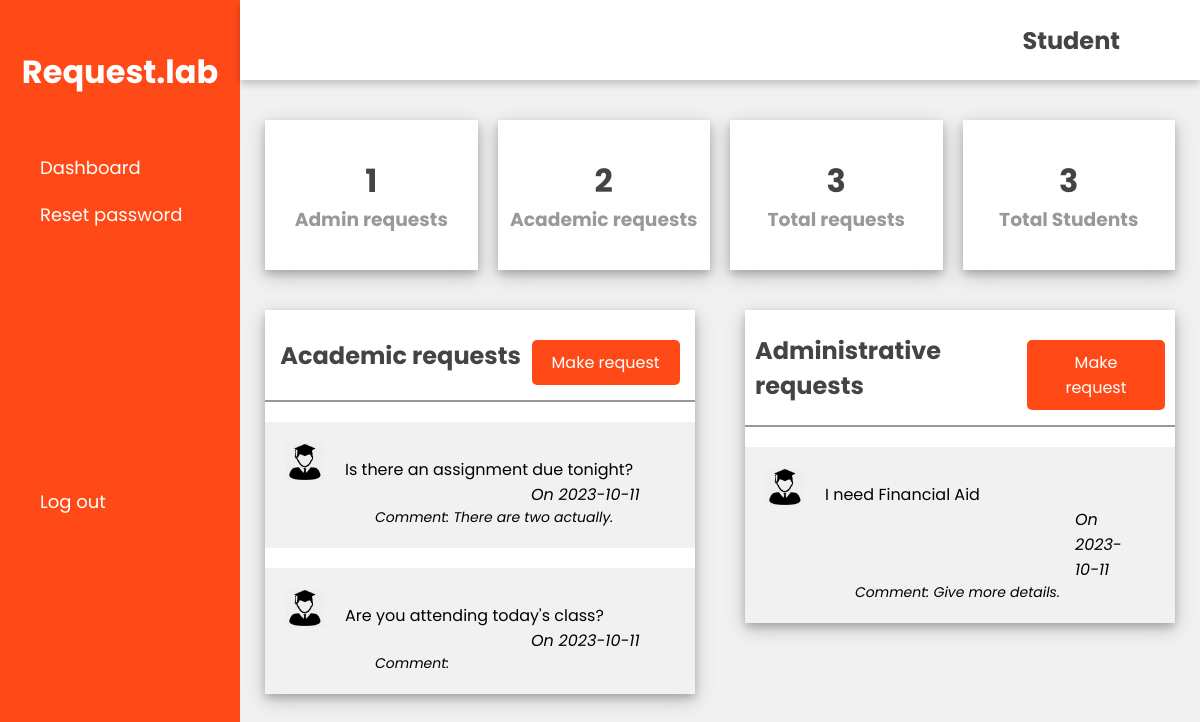
The app's page /student/st_dashboard.php (signed in) with its own data.
### tables this page shows
CREATE TABLE `academic_request` (
  `request_id` int(11) NOT NULL,
  `request_text` text NOT NULL,
  `date_submitted` date NOT NULL,
  `comment` text DEFAULT NULL,
  `student_id` int(11) DEFAULT NULL,
  `facilitator_id` int(11) DEFAULT NULL
);

### student/st_dashboard.php (the view, shortened to what this page needs)
<?php
    include_once '../includes/dbc.php';
    if (!isset($_SESSION["userId"])) {
        header("Location: ../login/login.php");
        exit();
    } else {
        $userId = $_SESSION["userId"];
        $select_students = "SELECT * FROM student";
        $total_students = mysqli_query($conn , $select_students);
        $select_acad = "SELECT * FROM academic_request WHERE student_id =  $userId ORDER BY request_id DESC";
        $s = mysqli_query($conn , $select_acad);
        $total_academic = mysqli_num_rows($s);
        $select_admin = "SELECT * FROM administrative_request WHERE student_id =  $userId ORDER BY request_id DESC ";
        $t = mysqli_query($conn , $select_admin);
        $total_administrative = mysqli_num_rows($t);
        $total_requests = $total_administrative + $total_academic;
    }
?>
<!DOCTYPE html>
<html lang="en">
<head>
    <link href="../assets/css/styles.css" rel="stylesheet">
</head>
<body>
    <div class="side-menu">
        <div class="brand-name">
            <h1>Request.lab</h1>
        </div>
        <ul>
            <li><a href="#">Dashboard</a></li>
            <li><a href="pwd_reset.php">Reset password</a></li>
            <li style="margin-top: 100%;"><a href="../includes/logout.php">Log out</a></li>
        </ul>
    </div>
    <div class="container">
        <div class="header">
            <div class="nav">
                <div class="user">
                    <h2 style="margin-left:85%">Student</h2>
                </div>
            </div>
        </div>
        <div class="content">
            <div class="cards">
                <div class="card">
                    <div class="box">
                        <h1><?php echo $total_administrative;?></h1>
                        <h3>Admin requests</h3>
                    </div>
                </div>
                <div class="card">
                    <div class="box">
                        <h1> <?php echo $total_academic;?></h1>
                        <h3>Academic requests</h3>
                    </div>
                </div>
                <div class="card">
                    <div class="box">
                        <h1><?php echo $total_requests;?> </h1>
                        <h3>Total requests</h3>
                    </div>
                </div>
                <div class="card">
                    <div class="box">
                        <h1> <?php echo mysqli_num_rows($total_students);?></h1>
                        <h3>Total Students</h3>
                    </div>
                </div>
            </div>
            <div class="content-2">
                <div class="academic">
                    <div class="title">
                        <h2>Academic requests</h2>
                        <a href="academic_request.php" class="btn">Make request</a>
                    </div>
                    <?php
                        while($row = mysqli_fetch_assoc($s)){
                    ?>
                    <div class="academic-requests">
                        <div class="student-avatar">
                            <img src="../assets/img/student.png" alt="Student avatar">
                        </div>
                        <div class="request-content">
                            <p><?php echo $row['request_text'] ?></p>
                            <p style="margin-left:60%; font-style: italic;">On <?php echo $row['date_submitted']?></p>
                            <p style="margin-left: 30px; font-style: italic; font-size:14px;">Comment: <?php echo $row['comment'] ?></p>
                        </div>
                    </div>
                    <?php
                        }
                    ?>
                </div>
                <div class="requests">
                    <div class="title">
                        <h2>Administrative requests</h2>
                        <a href="admin_request.php" class="btn">Make request</a>
                    </div>
                    <?php
                        while($row = mysqli_fetch_assoc($t)){
                    ?>
                    <div class="admin-requests">
                        <div class="student-avatar">
                            <img src="../assets/img/student.png" alt="Student avatar">
                        </div>
                        <div class="request-content">
                            <p><?php echo $row['request_text'] ?></p>
                            <p style="margin-left:250px; font-style: italic;">On <?php echo $row['date_submitted']?></p>
                            <p style="margin-left: 30px; font-style: italic; font-size:14px;">Comment: <?php echo $row['comment'] ?></p>
                        </div>
                    </div>
                    <?php
                        }
                    ?>
                </div>
            </div>
        </div>
    </div>
</body>
</html>

### assets/css/styles.css (style rules this page uses)
* { margin: 0; padding: 0; box-sizing: border-box; font-family: 'Poppins', sans-serif; }
body { min-height: 100vh; }
a { text-decoration: none; }
li { list-style: none; }
h1, h2 { color: #444; }
h3 { color: #999; }
.btn { background: #ff4a17; color: white; padding: 5px 10px; text-align: center; }
.title { display: flex; align-items: center; justify-content: space-around; padding: 15px 10px; border-bottom: 2px solid #999; }
.side-menu { position: fixed; background: #ff4a17; width: 20vw; min-height: 100vh; display: flex; flex-direction: column; }
.side-menu .brand-name { height: 18vh; display: flex; align-items: center; justify-content: center; }
.side-menu .brand-name h1 { color: #ffff; }
.side-menu li a { font-size: 18px; padding: 10px 40px; color: white; display: flex; align-items: center; }
.container { position: absolute; right: 0; width: 80vw; height: 100vh; background: #f1f1f1; }
.container .header { position: fixed; top: 0; right: 0; width: 80vw; height: 10vh; background: white; display: flex; align-items: center; justify-content: center; box-shadow: 0 4px 8px 0 rgba(0, 0, 0, 0.2); z-index: 1; }
.container .header .nav { width: 90%; display: flex; align-items: center; justify-self: center; }
.container .header .nav .user { flex: 1; display: flex; align-items: center; text-align: center; }
.container .content { position: relative; margin-top: 10vh; min-height: 90vh; background: #f1f1f1; }
.container .content .cards { padding: 20px 15px; display: flex; align-items: center; }
.container .content .cards .card { width: 250px; height: 150px; background: white; margin: 20px 10px; display: flex; align-items: center; justify-content: center; box-shadow: 0 4px 8px 0 rgba(0, 0, 0, 0.2), 0 6px 20px 0 rgba(0, 0, 0, 0.19); }
.container .content .cards .card .box h1,h3 { text-align: center; }
.container .content .content-2 { min-height: 60vh; display: flex; justify-content: space-around; align-items: flex-start; flex-wrap: wrap; }
.container .content .content-2 .requests { min-height: auto; flex: 3; background: #ffff; margin: 0 25px 25px 25px; box-shadow: 0 4px 8px 0 rgba(0, 0, 0, 0.2), 0 6px 20px 0 rgba(0, 0, 0, 0.19); display: flex; flex-direction: column; }
.container .content .content-2 .requests .admin-requests { display: flex; padding: 20px; margin-top: 20px; background-color: #f1f1f1; }
.container .content .content-2 .requests .admin-requests img { width: 40px; height: 40px; flex: 2; }
.container .content .content-2 .admin-requests .request-content { padding: 0px 20px; width: 100%; }
.container .content .content-2 .academic { min-height: auto; flex: 3; background: #ffff; margin: 0 25px 25px 25px; box-shadow: 0 4px 8px 0 rgba(0, 0, 0, 0.2), 0 6px 20px 0 rgba(0, 0, 0, 0.19); display: flex; flex-direction: column; }
.container .content .content-2 .academic .academic-requests { display: flex; padding: 20px; margin-top: 20px; background-color: #f1f1f1; }
.container .content .content-2 .academic .academic-requests img { width: 40px; height: 40px; flex: 2; }
.container .content .content-2 .academic-requests .request-content { padding: 0px 20px; width: 100%; }
.request-content { margin-top: 15px; }
.btn { display: inline-block; margin-top: 15px; padding: 10px 20px; background-color: #ff4a17; color: #fff; text-decoration: none; border-radius: 5px; }

### records on screen
academic_request: request_text "Is there an assignment due tonight?", date_submitted "2023-10-11", comment "There are two actually."
academic_request: request_text "Are you attending today's class?", date_submitted "2023-10-11"

### other values on screen
$total_administrative "1"
$total_academic "2"
$total_requests "3"
mysqli_num_rows($total_students) "3"
$row['request_text'] "I need Financial Aid"
$row['date_submitted'] "2023-10-11"
$row['comment'] "Give more details."
